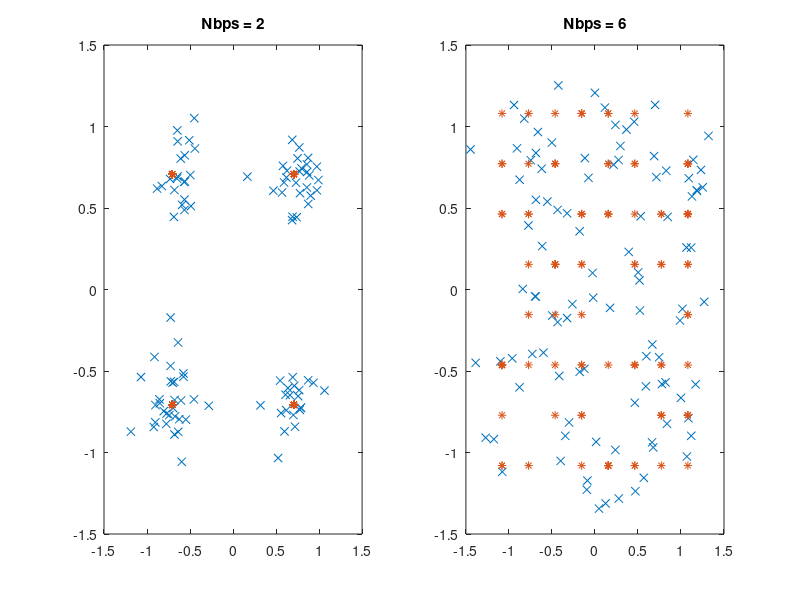

The MATLAB script that drew this image:
clear;
close all;

load('symb_Nbps2.mat');
figure;
subplot(1,2,1)
plot(symb_rx, 'x')
hold on
plot(symb_tx, '*')
title('Nbps = 2')

load('symb_Nbps6.mat');
subplot(1,2,2)
plot(symb_rx, 'x')
hold on
plot(symb_tx, '*')
title('Nbps = 6')